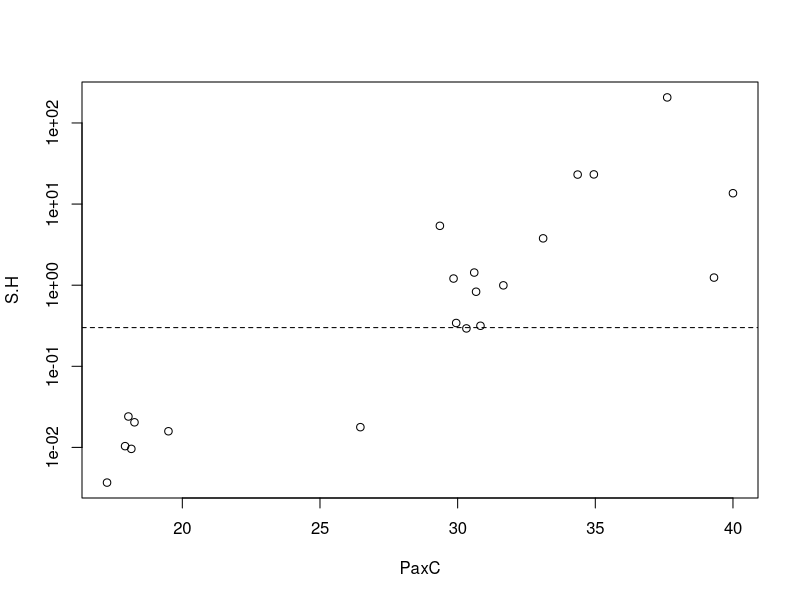
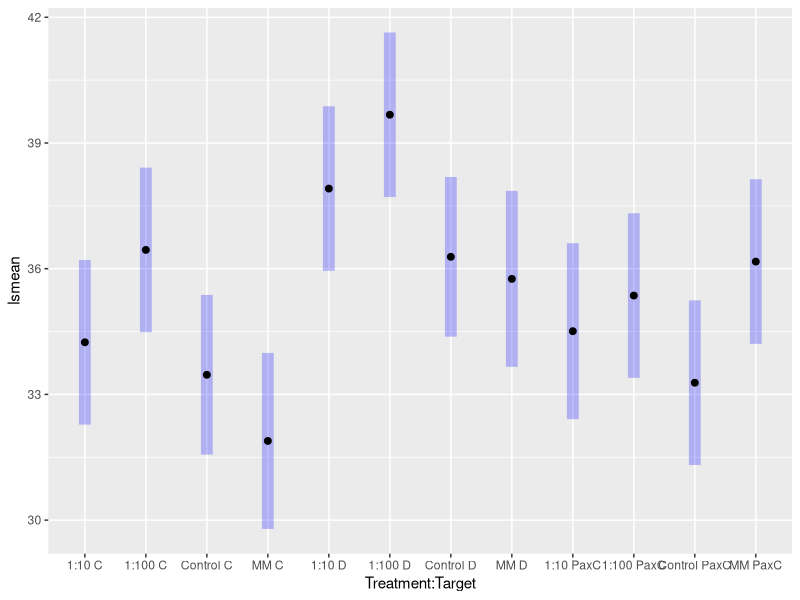

R code for these plots, in order:
## ---- chunk 1
options(stringsAsFactors = FALSE)
library(reshape2)
df <- read.delim("RC_20171026_KI_Platy_newextract_test_data.txt", skip=8)[, 1:7]
df <- df[!df$Well %in% c("A1", "A12", "H1", "H12"), ]
df <- df[!df$Sample.Name %in% c("+", "NEC1", "NTC"), ]
df$CT <- as.numeric(as.character(df$Cт))
df <- droplevels(df)
df <- cbind(df,
            reshape2::colsplit(df$Sample.Name, pattern = "-", 
                               names = c("Date", "Sample", "Dilution")))
df <- cbind(df,
            reshape2::colsplit(df$Target.Name, pattern="-",
                               names= c("Target", "MM")))
df$Treatment <- "Control"
df$CT[is.na(df$CT)] <- 40
df0 <- df

res <- dcast(df, Sample.Name ~ Target.Name, value.var = "CT", fun.aggregate=mean, na.rm=T)
res$C.H <- 2^(res$PaxC - res$C)
res$D.H <- 2^(res$PaxC - res$D)
res$S.H <- apply(res[, c("C.H", "D.H")], 1, sum, na.rm=T)
res$Date <- substr(res$Sample.Name, 1, 4)
## ---- chunk 2
with(res, plot(S.H ~ PaxC, log="y"))
abline(h=0.3, lty=2)
## ---- chunk 3
library(lsmeans)
df <- read.delim("RC_20171027_KI_CTAB_dil_mm_test_data.txt", skip=8)[, 1:7]
df <- df[!df$Well %in% c("A1", "A12", "H1", "H12"), ]
df <- df[!df$Sample.Name %in% c("+", "NEC1", "NTC"), ]
df$CT <- as.numeric(as.character(df$Cт))
df <- droplevels(df)
df <- cbind(df,
            reshape2::colsplit(df$Sample.Name, pattern = "-", 
                               names = c("Date", "Sample", "Dilution")))
df <- cbind(df,
            reshape2::colsplit(df$Target.Name, pattern="-",
                               names= c("Target", "MM")))
df$Treatment <- paste0(df$Dilution, df$MM)
df$Treatment <- gsub("EN", "MM", df$Treatment)
df$Treatment <- gsub("PU", "MM", df$Treatment)
df$CT[is.na(df$CT)] <- 40

dff <- rbind(df0, df, all=T)
dff <- subset(dff, dff$Sample %in% df$Sample)


mod <- with(dff, lm(CT ~ Treatment * Target))
plot(lsmeans(mod, specs=c("Treatment", "Target")), horizontal=FALSE)
